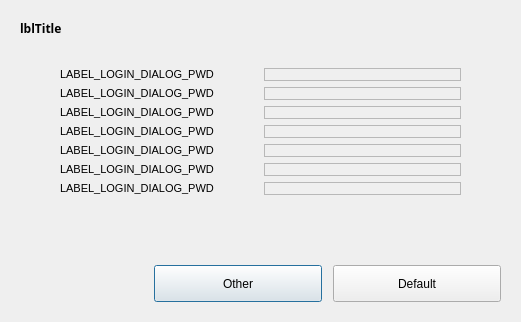
<?xml version="1.0" encoding="UTF-8"?>
<ui version="4.0">
 <class>Dialog</class>
 <widget class="QDialog" name="Dialog">
  <property name="geometry">
   <rect>
    <x>0</x>
    <y>0</y>
    <width>521</width>
    <height>322</height>
   </rect>
  </property>
  <property name="windowTitle">
   <string>Dialog</string>
  </property>
  <property name="autoFillBackground">
   <bool>false</bool>
  </property>
  <layout class="QVBoxLayout" name="verticalLayout_2">
   <item>
    <widget class="QFrame" name="frContainer">
     <property name="frameShape">
      <enum>QFrame::NoFrame</enum>
     </property>
     <property name="frameShadow">
      <enum>QFrame::Raised</enum>
     </property>
     <layout class="QVBoxLayout" name="verticalLayout">
      <item>
       <layout class="QHBoxLayout" name="DialogTitle">
        <property name="bottomMargin">
         <number>5</number>
        </property>
        <item>
         <widget class="QLabel" name="lblTitle">
          <property name="sizePolicy">
           <sizepolicy hsizetype="Preferred" vsizetype="Preferred">
            <horstretch>0</horstretch>
            <verstretch>0</verstretch>
           </sizepolicy>
          </property>
          <property name="maximumSize">
           <size>
            <width>16777215</width>
            <height>45</height>
           </size>
          </property>
          <property name="font">
           <font>
            <family>Century Gothic</family>
            <weight>75</weight>
            <bold>true</bold>
           </font>
          </property>
          <property name="text">
           <string>lblTitle</string>
          </property>
          <property name="wordWrap">
           <bool>true</bool>
          </property>
         </widget>
        </item>
       </layout>
      </item>
      <item>
       <spacer name="verticalSpacer_2">
        <property name="orientation">
         <enum>Qt::Vertical</enum>
        </property>
        <property name="sizeType">
         <enum>QSizePolicy::Preferred</enum>
        </property>
        <property name="sizeHint" stdset="0">
         <size>
          <width>20</width>
          <height>20</height>
         </size>
        </property>
       </spacer>
      </item>
      <item>
       <layout class="QHBoxLayout" name="horizontalLayout">
        <item>
         <spacer name="horizontalSpacer">
          <property name="orientation">
           <enum>Qt::Horizontal</enum>
          </property>
          <property name="sizeType">
           <enum>QSizePolicy::Preferred</enum>
          </property>
          <property name="sizeHint" stdset="0">
           <size>
            <width>40</width>
            <height>20</height>
           </size>
          </property>
         </spacer>
        </item>
        <item>
         <layout class="QGridLayout" name="gridLayout">
          <item row="0" column="0">
           <widget class="QLabel" name="lblPIB">
            <property name="text">
             <string>&lt;!DOCTYPE HTML PUBLIC &quot;-//W3C//DTD HTML 4.0//EN&quot; &quot;http://www.w3.org/TR/REC-html40/strict.dtd&quot;&gt;
&lt;html&gt;&lt;head&gt;&lt;meta name=&quot;qrichtext&quot; content=&quot;1&quot; /&gt;&lt;style type=&quot;text/css&quot;&gt;
p, li { white-space: pre-wrap; }
&lt;/style&gt;&lt;/head&gt;&lt;body style=&quot; font-family:'MS Shell Dlg 2'; font-size:8.25pt; font-weight:400; font-style:normal;&quot;&gt;
&lt;p style=&quot; margin-top:0px; margin-bottom:0px; margin-left:0px; margin-right:0px; -qt-block-indent:0; text-indent:0px;&quot;&gt;&lt;span style=&quot; font-size:8pt;&quot;&gt;LABEL_LOGIN_DIALOG_PWD&lt;/span&gt;&lt;/p&gt;&lt;/body&gt;&lt;/html&gt;</string>
            </property>
            <property name="wordWrap">
             <bool>true</bool>
            </property>
           </widget>
          </item>
          <item row="0" column="1">
           <widget class="QFrame" name="txtPIB">
            <property name="minimumSize">
             <size>
              <width>172</width>
              <height>0</height>
             </size>
            </property>
            <property name="frameShape">
             <enum>QFrame::StyledPanel</enum>
            </property>
            <property name="frameShadow">
             <enum>QFrame::Raised</enum>
            </property>
           </widget>
          </item>
          <item row="1" column="0">
           <widget class="QLabel" name="lblDateTime">
            <property name="text">
             <string>&lt;!DOCTYPE HTML PUBLIC &quot;-//W3C//DTD HTML 4.0//EN&quot; &quot;http://www.w3.org/TR/REC-html40/strict.dtd&quot;&gt;
&lt;html&gt;&lt;head&gt;&lt;meta name=&quot;qrichtext&quot; content=&quot;1&quot; /&gt;&lt;style type=&quot;text/css&quot;&gt;
p, li { white-space: pre-wrap; }
&lt;/style&gt;&lt;/head&gt;&lt;body style=&quot; font-family:'MS Shell Dlg 2'; font-size:8.25pt; font-weight:400; font-style:normal;&quot;&gt;
&lt;p style=&quot; margin-top:0px; margin-bottom:0px; margin-left:0px; margin-right:0px; -qt-block-indent:0; text-indent:0px;&quot;&gt;&lt;span style=&quot; font-size:8pt;&quot;&gt;LABEL_LOGIN_DIALOG_PWD&lt;/span&gt;&lt;/p&gt;&lt;/body&gt;&lt;/html&gt;</string>
            </property>
            <property name="wordWrap">
             <bool>true</bool>
            </property>
           </widget>
          </item>
          <item row="1" column="1">
           <widget class="QFrame" name="txtDateTime">
            <property name="frameShape">
             <enum>QFrame::StyledPanel</enum>
            </property>
            <property name="frameShadow">
             <enum>QFrame::Raised</enum>
            </property>
           </widget>
          </item>
          <item row="2" column="0">
           <widget class="QLabel" name="lblReceiptNb">
            <property name="text">
             <string>&lt;!DOCTYPE HTML PUBLIC &quot;-//W3C//DTD HTML 4.0//EN&quot; &quot;http://www.w3.org/TR/REC-html40/strict.dtd&quot;&gt;
&lt;html&gt;&lt;head&gt;&lt;meta name=&quot;qrichtext&quot; content=&quot;1&quot; /&gt;&lt;style type=&quot;text/css&quot;&gt;
p, li { white-space: pre-wrap; }
&lt;/style&gt;&lt;/head&gt;&lt;body style=&quot; font-family:'MS Shell Dlg 2'; font-size:8.25pt; font-weight:400; font-style:normal;&quot;&gt;
&lt;p style=&quot; margin-top:0px; margin-bottom:0px; margin-left:0px; margin-right:0px; -qt-block-indent:0; text-indent:0px;&quot;&gt;&lt;span style=&quot; font-size:8pt;&quot;&gt;LABEL_LOGIN_DIALOG_PWD&lt;/span&gt;&lt;/p&gt;&lt;/body&gt;&lt;/html&gt;</string>
            </property>
            <property name="wordWrap">
             <bool>true</bool>
            </property>
           </widget>
          </item>
          <item row="2" column="1">
           <widget class="QFrame" name="txtReceiptNb">
            <property name="frameShape">
             <enum>QFrame::StyledPanel</enum>
            </property>
            <property name="frameShadow">
             <enum>QFrame::Raised</enum>
            </property>
           </widget>
          </item>
          <item row="3" column="0">
           <widget class="QLabel" name="lblBussinesID">
            <property name="text">
             <string>&lt;!DOCTYPE HTML PUBLIC &quot;-//W3C//DTD HTML 4.0//EN&quot; &quot;http://www.w3.org/TR/REC-html40/strict.dtd&quot;&gt;
&lt;html&gt;&lt;head&gt;&lt;meta name=&quot;qrichtext&quot; content=&quot;1&quot; /&gt;&lt;style type=&quot;text/css&quot;&gt;
p, li { white-space: pre-wrap; }
&lt;/style&gt;&lt;/head&gt;&lt;body style=&quot; font-family:'MS Shell Dlg 2'; font-size:8.25pt; font-weight:400; font-style:normal;&quot;&gt;
&lt;p style=&quot; margin-top:0px; margin-bottom:0px; margin-left:0px; margin-right:0px; -qt-block-indent:0; text-indent:0px;&quot;&gt;&lt;span style=&quot; font-size:8pt;&quot;&gt;LABEL_LOGIN_DIALOG_PWD&lt;/span&gt;&lt;/p&gt;&lt;/body&gt;&lt;/html&gt;</string>
            </property>
            <property name="wordWrap">
             <bool>true</bool>
            </property>
           </widget>
          </item>
          <item row="3" column="1">
           <widget class="QFrame" name="txtBussinesID">
            <property name="frameShape">
             <enum>QFrame::StyledPanel</enum>
            </property>
            <property name="frameShadow">
             <enum>QFrame::Raised</enum>
            </property>
           </widget>
          </item>
          <item row="4" column="0">
           <widget class="QLabel" name="lblEnu">
            <property name="text">
             <string>&lt;!DOCTYPE HTML PUBLIC &quot;-//W3C//DTD HTML 4.0//EN&quot; &quot;http://www.w3.org/TR/REC-html40/strict.dtd&quot;&gt;
&lt;html&gt;&lt;head&gt;&lt;meta name=&quot;qrichtext&quot; content=&quot;1&quot; /&gt;&lt;style type=&quot;text/css&quot;&gt;
p, li { white-space: pre-wrap; }
&lt;/style&gt;&lt;/head&gt;&lt;body style=&quot; font-family:'MS Shell Dlg 2'; font-size:8.25pt; font-weight:400; font-style:normal;&quot;&gt;
&lt;p style=&quot; margin-top:0px; margin-bottom:0px; margin-left:0px; margin-right:0px; -qt-block-indent:0; text-indent:0px;&quot;&gt;&lt;span style=&quot; font-size:8pt;&quot;&gt;LABEL_LOGIN_DIALOG_PWD&lt;/span&gt;&lt;/p&gt;&lt;/body&gt;&lt;/html&gt;</string>
            </property>
            <property name="wordWrap">
             <bool>true</bool>
            </property>
           </widget>
          </item>
          <item row="4" column="1">
           <widget class="QFrame" name="txtEnu">
            <property name="frameShape">
             <enum>QFrame::StyledPanel</enum>
            </property>
            <property name="frameShadow">
             <enum>QFrame::Raised</enum>
            </property>
           </widget>
          </item>
          <item row="5" column="0">
           <widget class="QLabel" name="lblSoftwareCode">
            <property name="text">
             <string>&lt;!DOCTYPE HTML PUBLIC &quot;-//W3C//DTD HTML 4.0//EN&quot; &quot;http://www.w3.org/TR/REC-html40/strict.dtd&quot;&gt;
&lt;html&gt;&lt;head&gt;&lt;meta name=&quot;qrichtext&quot; content=&quot;1&quot; /&gt;&lt;style type=&quot;text/css&quot;&gt;
p, li { white-space: pre-wrap; }
&lt;/style&gt;&lt;/head&gt;&lt;body style=&quot; font-family:'MS Shell Dlg 2'; font-size:8.25pt; font-weight:400; font-style:normal;&quot;&gt;
&lt;p style=&quot; margin-top:0px; margin-bottom:0px; margin-left:0px; margin-right:0px; -qt-block-indent:0; text-indent:0px;&quot;&gt;&lt;span style=&quot; font-size:8pt;&quot;&gt;LABEL_LOGIN_DIALOG_PWD&lt;/span&gt;&lt;/p&gt;&lt;/body&gt;&lt;/html&gt;</string>
            </property>
            <property name="wordWrap">
             <bool>true</bool>
            </property>
           </widget>
          </item>
          <item row="5" column="1">
           <widget class="QFrame" name="txtSoftwareCode">
            <property name="frameShape">
             <enum>QFrame::StyledPanel</enum>
            </property>
            <property name="frameShadow">
             <enum>QFrame::Raised</enum>
            </property>
           </widget>
          </item>
          <item row="6" column="0">
           <widget class="QLabel" name="lblPrice">
            <property name="text">
             <string>&lt;!DOCTYPE HTML PUBLIC &quot;-//W3C//DTD HTML 4.0//EN&quot; &quot;http://www.w3.org/TR/REC-html40/strict.dtd&quot;&gt;
&lt;html&gt;&lt;head&gt;&lt;meta name=&quot;qrichtext&quot; content=&quot;1&quot; /&gt;&lt;style type=&quot;text/css&quot;&gt;
p, li { white-space: pre-wrap; }
&lt;/style&gt;&lt;/head&gt;&lt;body style=&quot; font-family:'MS Shell Dlg 2'; font-size:8.25pt; font-weight:400; font-style:normal;&quot;&gt;
&lt;p style=&quot; margin-top:0px; margin-bottom:0px; margin-left:0px; margin-right:0px; -qt-block-indent:0; text-indent:0px;&quot;&gt;&lt;span style=&quot; font-size:8pt;&quot;&gt;LABEL_LOGIN_DIALOG_PWD&lt;/span&gt;&lt;/p&gt;&lt;/body&gt;&lt;/html&gt;</string>
            </property>
            <property name="wordWrap">
             <bool>true</bool>
            </property>
           </widget>
          </item>
          <item row="6" column="1">
           <widget class="QFrame" name="txtPrice">
            <property name="frameShape">
             <enum>QFrame::StyledPanel</enum>
            </property>
            <property name="frameShadow">
             <enum>QFrame::Raised</enum>
            </property>
           </widget>
          </item>
         </layout>
        </item>
        <item>
         <spacer name="horizontalSpacer_2">
          <property name="orientation">
           <enum>Qt::Horizontal</enum>
          </property>
          <property name="sizeType">
           <enum>QSizePolicy::Preferred</enum>
          </property>
          <property name="sizeHint" stdset="0">
           <size>
            <width>40</width>
            <height>20</height>
           </size>
          </property>
         </spacer>
        </item>
       </layout>
      </item>
      <item>
       <spacer name="verticalSpacer">
        <property name="orientation">
         <enum>Qt::Vertical</enum>
        </property>
        <property name="sizeHint" stdset="0">
         <size>
          <width>20</width>
          <height>16</height>
         </size>
        </property>
       </spacer>
      </item>
      <item>
       <layout class="QHBoxLayout" name="DialogButtons">
        <property name="topMargin">
         <number>5</number>
        </property>
        <item>
         <spacer name="ButtonAlignSpacer">
          <property name="orientation">
           <enum>Qt::Horizontal</enum>
          </property>
          <property name="sizeHint" stdset="0">
           <size>
            <width>40</width>
            <height>20</height>
           </size>
          </property>
         </spacer>
        </item>
        <item>
         <widget class="QPushButton" name="btnCancel">
          <property name="enabled">
           <bool>true</bool>
          </property>
          <property name="minimumSize">
           <size>
            <width>168</width>
            <height>37</height>
           </size>
          </property>
          <property name="text">
           <string>Other</string>
          </property>
          <property name="default">
           <bool>false</bool>
          </property>
         </widget>
        </item>
        <item>
         <spacer name="ButtonsSpacer">
          <property name="orientation">
           <enum>Qt::Horizontal</enum>
          </property>
          <property name="sizeType">
           <enum>QSizePolicy::Fixed</enum>
          </property>
          <property name="sizeHint" stdset="0">
           <size>
            <width>5</width>
            <height>20</height>
           </size>
          </property>
         </spacer>
        </item>
        <item>
         <widget class="QPushButton" name="btnOK">
          <property name="enabled">
           <bool>true</bool>
          </property>
          <property name="minimumSize">
           <size>
            <width>168</width>
            <height>37</height>
           </size>
          </property>
          <property name="text">
           <string>Default</string>
          </property>
          <property name="default">
           <bool>false</bool>
          </property>
         </widget>
        </item>
       </layout>
      </item>
     </layout>
    </widget>
   </item>
  </layout>
 </widget>
 <resources/>
 <connections/>
</ui>
